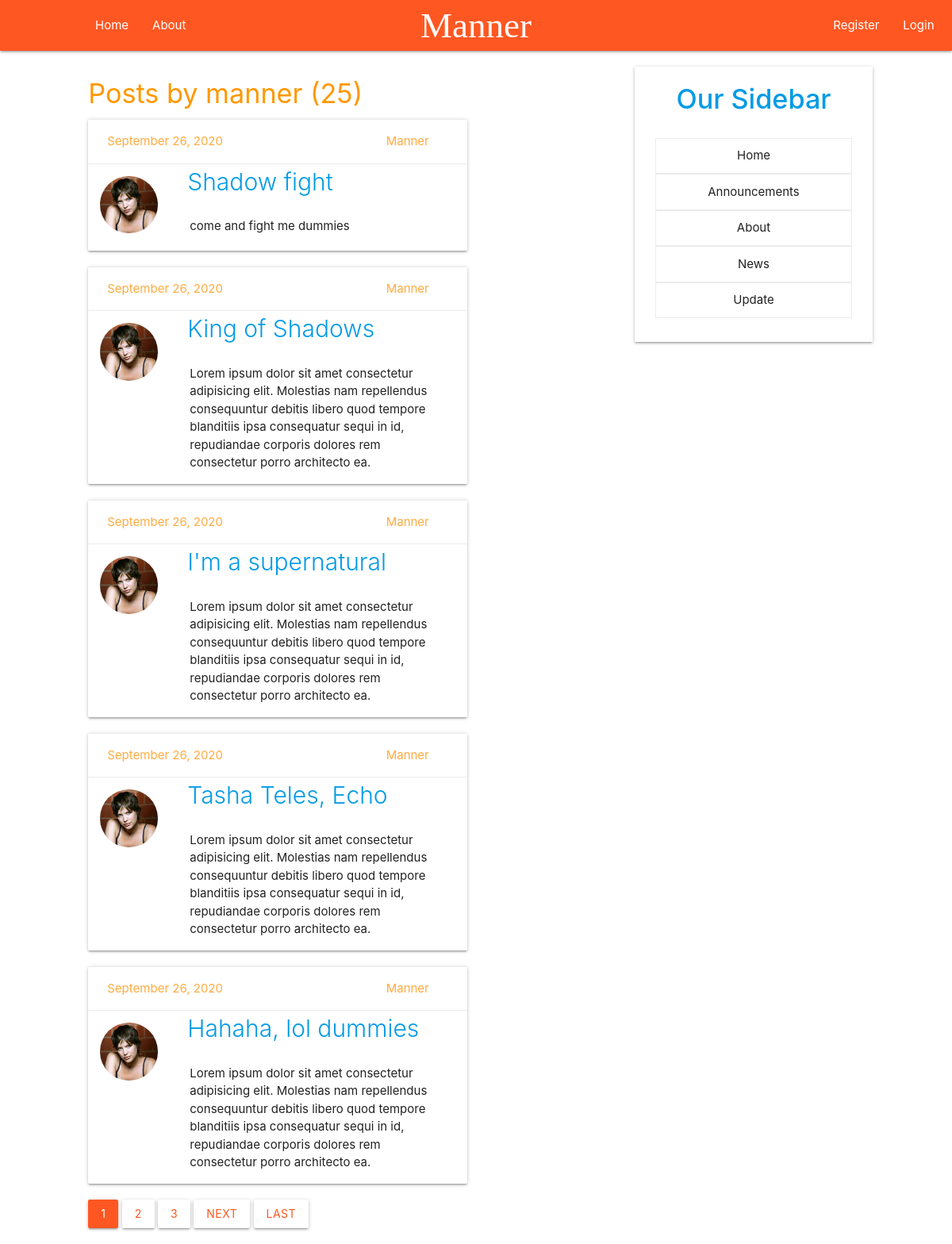
The app's page /user/manner/ with its own data.
### blog/models.py (models this page shows, shortened)
class Post(models.Model):
    title = models.CharField(max_length=100)
    content = models.TextField()
    date_posted = models.DateTimeField(default=timezone.now)
    author = models.ForeignKey(User, on_delete=models.CASCADE)

### users/models.py (models this page shows, shortened)
class Profile(models.Model):
    user = models.OneToOneField(User, on_delete=models.CASCADE)
    image = models.ImageField(default='default.jpg', upload_to='profile_pics')

### blog/views.py (the view)
# urls.py: path('user/<str:username>/', UserPostListView.as_view(), name='user-posts' ),
class UserPostListView(ListView):
    model = Post
    template_name = "blog/user_posts.html"
    context_object_name = 'posts'
    paginate_by = 5
    def get_queryset(self):
        user = get_object_or_404(User, username=self.kwargs.get('username'))
        return Post.objects.filter(author=user).order_by('-date_posted')

### blog/templates/blog/user_posts.html (shortened to what this page needs)
{% extends "blog/base.html" %}{% block content %}
<h4 class="orange-text">Posts by {{ view.kwargs.username }} ({{ page_obj.paginator.count }})</h4>
{% for post in posts %}
<div class="card">
    <div class="card-action" style="border-bottom: 1px solid rgba(160, 160, 160, 0.2);">
        <a href="#">{{ post.date_posted|date:"F d, Y"}}</a>
        <a href="{% url 'user-posts' post.author.username %}" class="right">{{ post.author}}</a>
    </div>
    <div class="row">
        <div class="col l3">
            <img class="circle" style="padding: 1rem;" width="100%" src="{{ post.author.profile.image.url}}">
        </div>
        <div class="col l8">
            <div class="card-title" style="font-size: 2rem;">
                <a href="{% url 'post-detail' post.id %}">{{ post.title }}</a>
            </div>
            <div class="card-content" style="padding: .2rem; padding-top:1.5rem; padding-bottom: 1rem;">
                <p>{{ post.content }}</p>
            </div>
        </div>
    </div>
</div>
{% endfor %}
<div>
    {% if is_paginated %}  {% for num in page_obj.paginator.page_range %} {% if page_obj.number == num %}
    <a class="btn deep-orange" href="?page={{ num }}">{{ num }}</a> {% elif num > page_obj.number|add:'-3' and page_obj.number|add:'3' > num %}
    <a class="btn deep-orange-text transparent" href="?page={{ num }}">{{ num }}</a> {% endif %} {% endfor %} {% if page_obj.has_next %}
    <a class="btn deep-orange-text transparent" href="?page={{ page_obj.next_page_number}}">Next</a>
    <a class="btn deep-orange-text transparent" href="?page={{ page_obj.paginator.num_pages }}">Last</a> {% endif %} {% endif %}
</div>
{% endblock content %}

### records on screen
Post: date_posted "September 26, 2020", author "Manner", author.profile.image (picture), title "Shadow fight", content "come and fight me dummies"
Post: date_posted "September 26, 2020", author "Manner", author.profile.image (picture), title "King of Shadows", content "Lorem ipsum dolor sit amet consectetur adipisicing elit. Molestias nam repellendus consequuntur debitis libero quod tempore blanditiis ipsa consequatur sequi in id, repudiandae corporis dolores rem consectetur porro architecto ea."
Post: date_posted "September 26, 2020", author "Manner", author.profile.image (picture), title "I'm a supernatural", content "Lorem ipsum dolor sit amet consectetur adipisicing elit. Molestias nam repellendus consequuntur debitis libero quod tempore blanditiis ipsa consequatur sequi in id, repudiandae corporis dolores rem consectetur porro architecto ea."
Post: date_posted "September 26, 2020", author "Manner", author.profile.image (picture), title "Tasha Teles, Echo", content "Lorem ipsum dolor sit amet consectetur adipisicing elit. Molestias nam repellendus consequuntur debitis libero quod tempore blanditiis ipsa consequatur sequi in id, repudiandae corporis dolores rem consectetur porro architecto ea."
Post: date_posted "September 26, 2020", author "Manner", author.profile.image (picture), title "Hahaha, lol dummies", content "Lorem ipsum dolor sit amet consectetur adipisicing elit. Molestias nam repellendus consequuntur debitis libero quod tempore blanditiis ipsa consequatur sequi in id, repudiandae corporis dolores rem consectetur porro architecto ea."

### other values on screen
{{ view.kwargs.username }} "manner"
{{ page_obj.paginator.count }} "25"
{{ num }} "1"
{{ num }} "2" "3"
